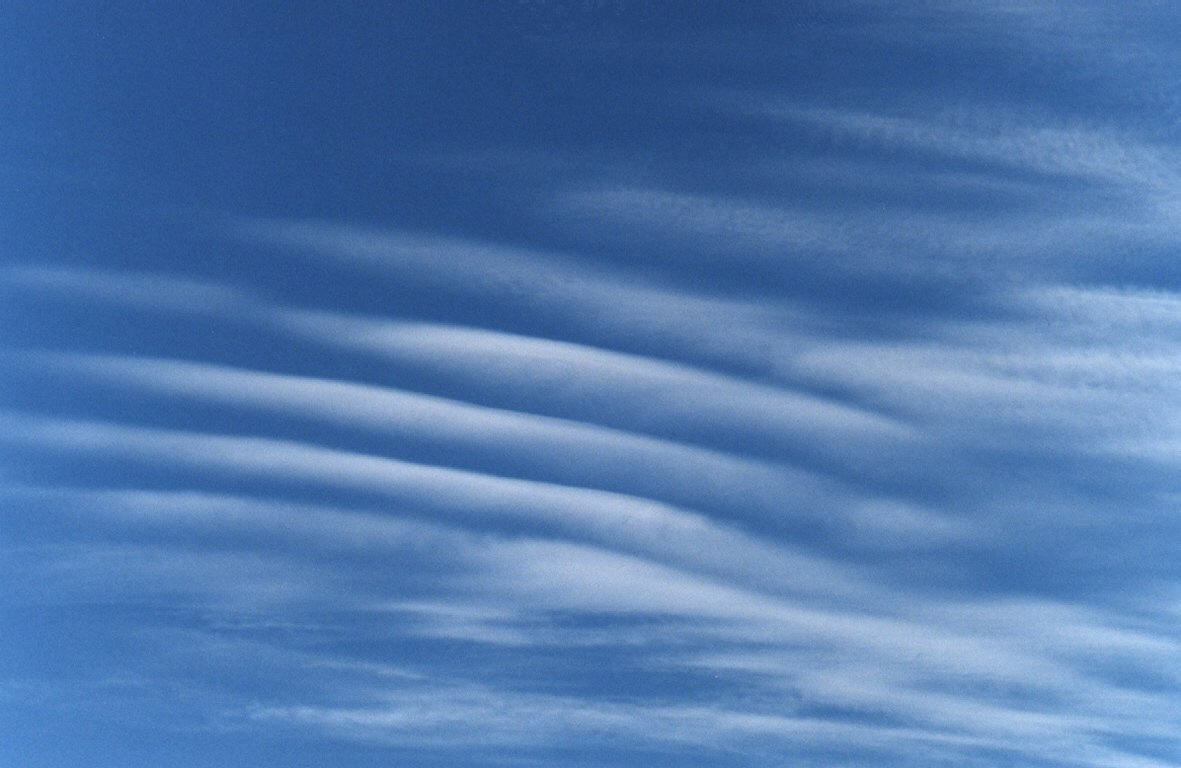
#> input picture Notebooks/cloud_waves.jpg, 1181 x 768 px
$ jupyter execute --allow-errors cloudwaves_image_fft2_power_recon.ipynb   (shell and % lines are left out)
#> lines starting #> are read from the running program, lines starting #| are printed output that depends on the picture
<a name="top"></a>
<div style="width:1000 px">

<div style="float:right; width:98 px; height:98px;">

</div>

<h1>MPO 624: 2D power spectrum of an image</h1>

<div style="clear:both"></div>
</div>

<hr style="height:2px;">

### Ways of estimating a PDF from some numbers
1. <a href="#fft">FFT and quick look</a>
1. <a href="#wavenumbers">Wavenumber array</a>
1. <a href="#bullseye">Low wavenumber power spectrum</a>
1. <a href="#spectrum1d">The 1D power Spectrum</a>
1. <a href="#synthetic">Synthetic images with same spectrum</a>

## Import and display an image

[cell 1]
import imageio
import numpy as np
import matplotlib.pyplot as plt

[cell 2]
im = imageio.imread('cloud_waves.jpg')
#> im is the input picture: shape (768, 1181, 3); mean R, G, B 80.5, 119.8, 172.6

# Print the image dimensions
print('Original image shape: {}'.format(im.shape))
#| Original image shape: (768, 1181, 3)

# Coerce the image into grayscale format (if not already)
from skimage.color import rgb2gray
im_gray = rgb2gray(im)
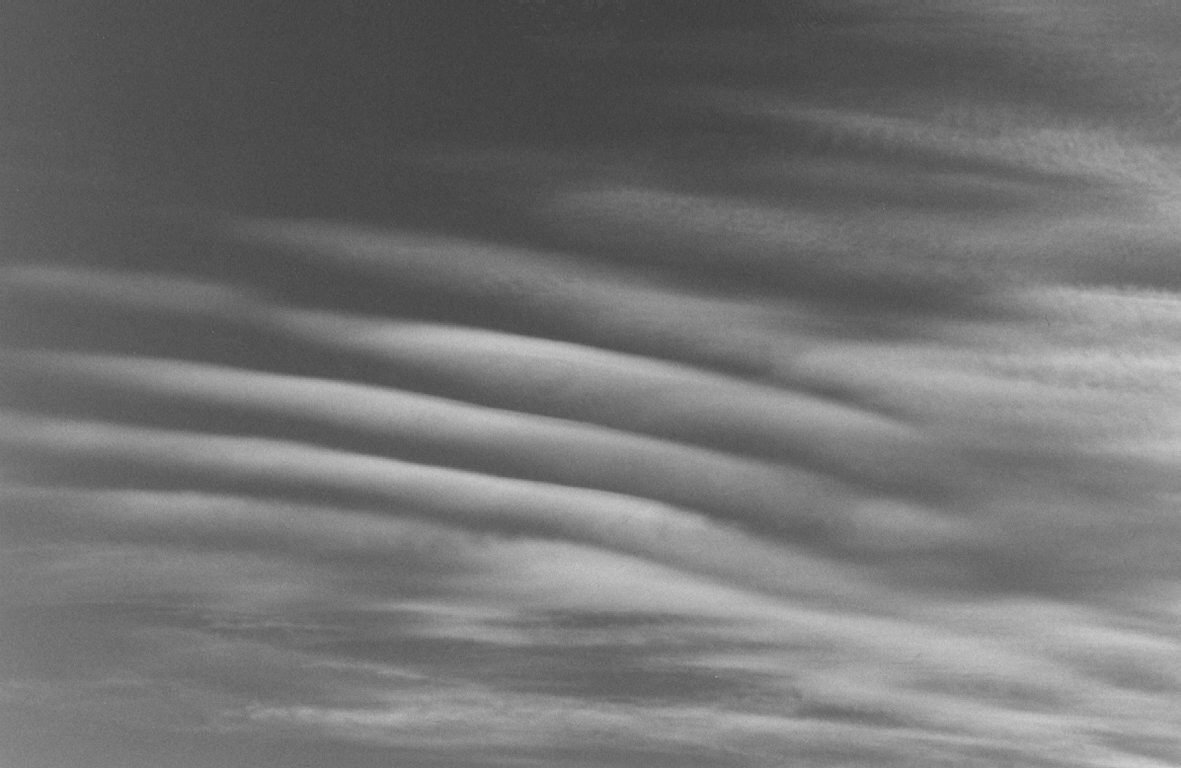
#> im_gray: shape (768, 1181) float64; min 0.237, max 0.815, mean 0.452
print('New image shape: {}'.format(im_gray.shape))
#| New image shape: (768, 1181)

### CAREFUL! For images, the y (short) dimension appears to come first
NX = im_gray.shape[1]
#> NX = 1181
NY = im_gray.shape[0]
#> NY = 768

[cell 3]

# Now, let's plot the data
import matplotlib.pyplot as plt

plt.figure(figsize=(10,4))

plt.subplot(1,2,1)
plt.imshow(im)
plt.axis('off')
plt.title('Original Image')

plt.subplot(1,2,2)
plt.imshow(im_gray, cmap='gray')
plt.axis('off')
plt.title('Grayscale Image')

plt.tight_layout()
plt.show()
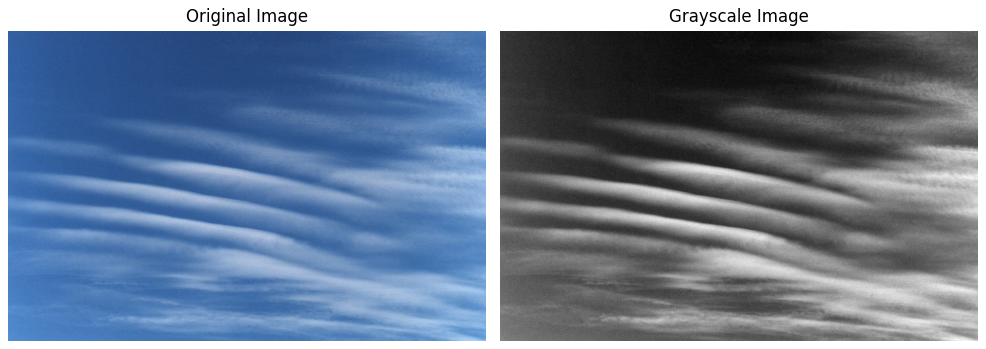
#> figure drawn by matplotlib, 2 panels

<a name="fft"></a>
## FFT and a quick look

[cell 4]
from numpy import fft
import numpy as np

[cell 5]
## Power spectrum abs(fft)
imhat = fft.fft2(im_gray)
print(np.size(imhat))
#| 907008
## Shift low frequencies to the center instead of around 0,0
power = fft.fftshift(np.abs(imhat))

# Quick look: log, and shift origin to center of image
plt.imshow( np.log(power) ); plt.colorbar(); plt.title('FFT, shifted to center 0 frequency')
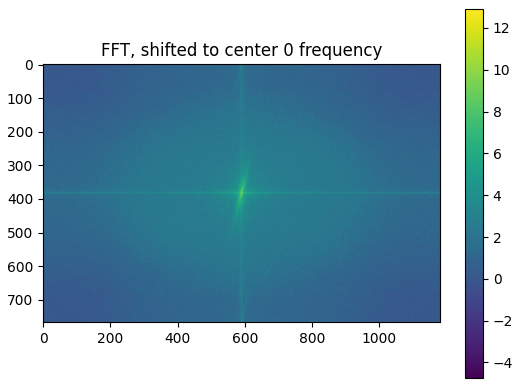
#> figure drawn by matplotlib, 2 panels

<a name="wavenubers"></a>
## Wavenumbers in x and y directions:
### k, l, and total kl

[cell 6]
# Wavenumbers k, l in x,y directions: CYCLES PER DOMAIN

k = np.arange(NX) - NX/2
#> k = 1181 values from -590.5 to 589.5
l = np.arange(NY) -NY/2
#> l = 768 values from -384 to 383

# Make 2D arrays of them
kk, ll = np.meshgrid(k,l)

# Total wavenumber (distance from origin)
kl = np.sqrt(kk**2 + ll**2)
plt.imshow( kl ); plt.colorbar(); plt.title('Total wavenumber kl on k,l axes')
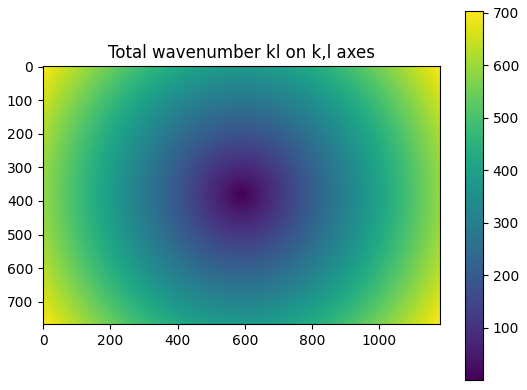
#> figure drawn by matplotlib, 2 panels

<a name="bullseye"></a>
## What we mainly see: low wavenumbers

[cell 7]
def plot_center(power, dx, dy):

# Subset around origin
#> called with dx = 40, dy = 30
    pow = power[ int(NY/2-dy):int(NY/2+dy), int(NX/2-dx):int(NX/2+dx) ]
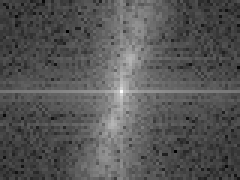
#> pow: shape (60, 80) float64 (shown 3 times larger); min 0.515, max 12.92, mean 4.73; drawn with min black and max white
    klsub = kl[ int(NY/2-dy):int(NY/2+dy), int(NX/2-dx):int(NX/2+dx) ]

# Plot
    plt.figure(figsize=(10,4))
# Image
    plt.subplot(1,2,1)
    plt.imshow(im_gray, cmap='gray')
    plt.axis('off')
    plt.title('Grayscale Image')
#Spectrum
    plt.subplot(1,2,2)
    plt.imshow( (pow), vmin=6, vmax=10 ); plt.colorbar()
    plt.set_cmap('plasma')
    plt.axis('off')
    plt.title('Low wavenumbers (contours every 5)')
    plt.contour(klsub, [5,10,15,20,25,30,35], colors='k')
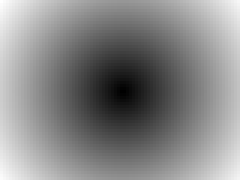
#> klsub: shape (60, 80) float64 (shown 3 times larger); min 0.5, max 50.4, mean 27; drawn with min black and max white
    plt.tight_layout()
    plt.show()
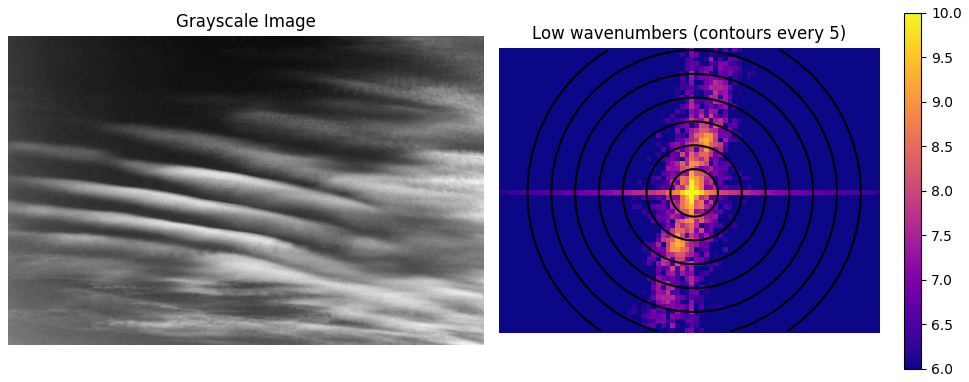
#> figure drawn by matplotlib, 3 panels

[cell 8]
plot_center(np.log(power), 40, 30)

<a name="spectrum1d"></a>
## Bin the power by total wavenumber kl
### to see the orientation-independent power spectrum of the scene
Use the xarray package (with its pandas underlying "groupby" operation)

[cell 9]
import xarray as xr

[cell 10]
bins=np.arange(1,20) #bins for total wavenumber

#> (a cell that did not finish here is left out)

[cell 12]
#dataset  # to see what it is

#> (a cell that did not finish here is left out)

#> (a cell that did not finish here is left out)

--------------
<a name="synthetic"></a>
## Synthetic scenes with same power spectrum
### Reconstruction with random phases

[cell 15]
# Reonstruct a spectrum using real and fake (random) phase info

Phase_synth = np.random.uniform(low=0, high=2*np.pi, size=np.shape(imhat))

# Phase should be symmetric as power is -- figure out how to copy it
# Phase_synth[NX/2:,:] = Phase_synth[0:NX]

imhat_synth = np.abs(imhat) * np.exp(1j*Phase_synth)

im_synth = fft.ifft2(imhat_synth).real
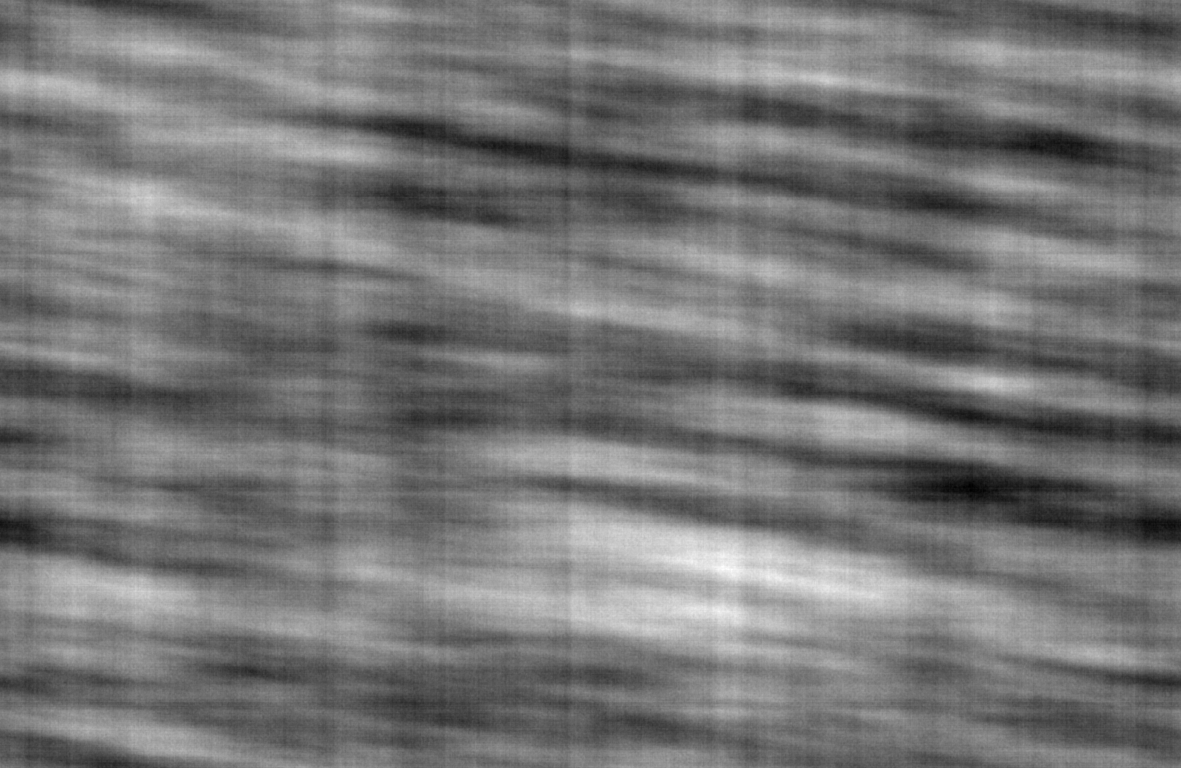
#> im_synth: shape (768, 1181) float64; min -0.68, max -0.141, mean -0.431; drawn with min black and max white
im_recon = fft.ifft2(imhat).real

[cell 16]
plt.figure(figsize=(10,4))

plt.subplot(1,2,1)
plt.imshow(im_recon, cmap='gray')
plt.axis('off')
plt.title('Recon of original Image')

plt.subplot(1,2,2)
plt.imshow(im_synth, cmap='gray')
plt.axis('off')
plt.title('Recon with randomized phases')

plt.tight_layout()
plt.show()
